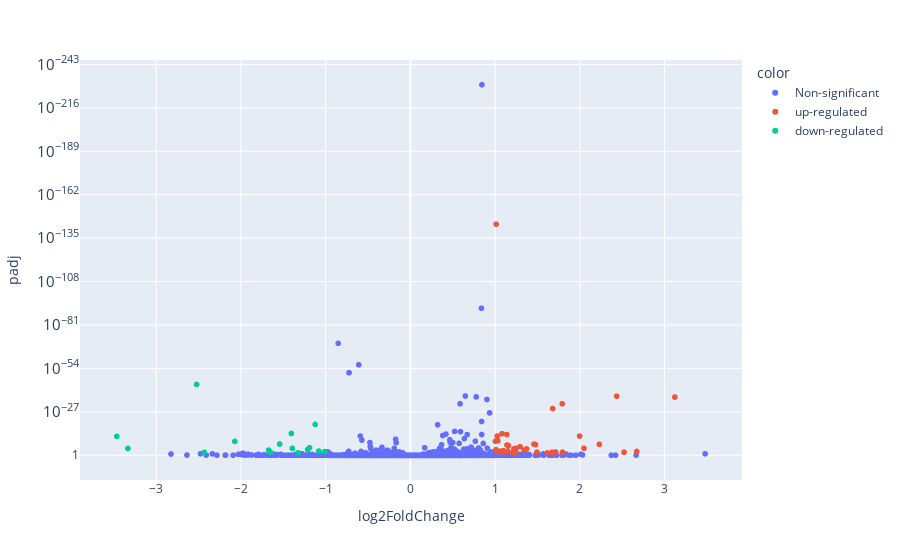

Notebook code for this chart:
### Markdown cell above
## 8. Volcano plot with plotly

### Code cell
import plotly.express as px

df["color"] = "Non-significant"

df["color"] = df["color"].mask(((df.padj < 0.05) & (df.log2FoldChange > 1)), 'up-regulated')
df["color"] = df["color"].mask(((df.padj < 0.05) & (df.log2FoldChange < -1)), 'down-regulated')


fig = px.scatter(df, x="log2FoldChange", y="padj", color = "color", 
                log_y=True, hover_name="symbol", 
                hover_data=['ensembl_gene_id', 'log2FoldChange', 'padj',
                    'symbol','PR661W_Vec', 'PR661W_TRPM1',], )
fig.update_yaxes(autorange='reversed')
fig.show()

### Figure 1 — Plotly figure (JSON) as saved in the notebook; plotly's stock layout.template omitted (floating-point values rounded to 4 significant figures; data arrays with more than 128 entries replaced by an {"elided": "..."} marker saying what was removed)
{"data": [{"customdata": {"elided": "13225x4 mixed values"}, "hovertemplate": "<b>%{hovertext}</b><br><br>color=Non-significant<br>log2FoldChange=%{x}<br>padj=%{y}<br>ensembl_gene_id=%{customdata[0]}<br>symbol=%{customdata[1]}<br>PR661W_Vec=%{customdata[2]}<br>PR661W_TRPM1=%{customdata[3]}<extra></extra>", "hovertext": {"elided": "13225 str values"}, "legendgroup": "Non-significant", "marker": {"color": "#636efa", "symbol": "circle"}, "mode": "markers", "name": "Non-significant", "showlegend": true, "type": "scattergl", "x": {"elided": "13225 float values"}, "xaxis": "x", "y": {"elided": "13225 float values"}, "yaxis": "y"}, {"customdata": {"elided": "39x4 mixed values"}, "hovertemplate": "<b>%{hovertext}</b><br><br>color=up-regulated<br>log2FoldChange=%{x}<br>padj=%{y}<br>ensembl_gene_id=%{customdata[0]}<br>symbol=%{customdata[1]}<br>PR661W_Vec=%{customdata[2]}<br>PR661W_TRPM1=%{customdata[3]}<extra></extra>", "hovertext": ["Col12a1", "Npr3", "Pappa2", "Ptprz1", "Slc7a2", "Nrep", "Gfra2", "Ogn", "Rab27b", "Abca1", "Slc12a2", "Lbp", "Hr", "Fmod", "Col11a1", "Cacna1g", "Deptor", "C4b", "Gbp3", "Apoe", "Cthrc1", "Itm2a", "Cdo1", "Fras1", "Fam198b", "Ifit1", "Clu", "Plekhg5", "Bmp4", "Chodl", "Itih2", "Aspn", "Tmprss11a", "Prss12", "Ifih1", "Cd109", "Ifit3", "Thbd", "Sema3d"], "legendgroup": "up-regulated", "marker": {"color": "#EF553B", "symbol": "circle"}, "mode": "markers", "name": "up-regulated", "showlegend": true, "type": "scattergl", "x": [1.012, 2.436, 3.122, 1.792, 1.679, 1.082, 1.139, 1.026, 1.998, 1.032, 1.004, 1.46, 2.231, 1.477, 1.14, 1.157, 1.296, 2.05, 1.246, 1.223, 1.372, 1.01, 1.343, 1.097, 1.149, 1.029, 1.018, 1.059, 1.03, 2.672, 1.714, 1.494, 2.522, 1.795, 1.096, 1.672, 1.242, 1.207, 1.617], "xaxis": "x", "y": [1.988e-144, 2.003e-37, 6.713e-37, 9.766e-33, 9.203e-30, 4.214e-14, 1.264e-13, 1.229e-12, 1.229e-12, 1.116e-09, 1.889e-09, 1.187e-07, 1.53e-07, 2.412e-07, 4.331e-07, 9.302e-07, 4.59e-06, 4.389e-05, 5.536e-05, 0.0001032, 0.0001184, 0.0003221, 0.000713, 0.00145, 0.002345, 0.002575, 0.003516, 0.003649, 0.004331, 0.004445, 0.009884, 0.01169, 0.01226, 0.01293, 0.01446, 0.01489, 0.01827, 0.03196, 0.03493], "yaxis": "y"}, {"customdata": [["ENSMUSG00000000031", "H19", 320.2, 55.67], ["ENSMUSG00000074934", "Grem1", 432.5, 198.5], ["ENSMUSG00000026069", "Il1rl1", 226.2, 85.43], ["ENSMUSG00000029335", "Bmp3", 68.87, 6.236], ["ENSMUSG00000038963", "Slco4a1", 89.19, 21.2], ["ENSMUSG00000041695", "Kcnj2", 110.0, 37.76], ["ENSMUSG00000043613", "Mmp3", 117.2, 51.36], ["ENSMUSG00000020609", "Apob", 86.5, 32.94], ["ENSMUSG00000031548", "Sfrp1", 30.31, 3.005], ["ENSMUSG00000021732", "Fgf10", 89.79, 38.72], ["ENSMUSG00000029322", "Plac8", 53.5, 16.78], ["ENSMUSG00000020154", "Ptprb", 86.62, 40.93], ["ENSMUSG00000056758", "Hmga2", 87.16, 43.2], ["ENSMUSG00000029126", "Nsg1", 39.63, 12.59], ["ENSMUSG00000026068", "Il18rap", 22.36, 4.138], ["ENSMUSG00000031209", "Heph", 35.09, 11.17], ["ENSMUSG00000060594", "Layn", 42.74, 17.06]], "hovertemplate": "<b>%{hovertext}</b><br><br>color=down-regulated<br>log2FoldChange=%{x}<br>padj=%{y}<br>ensembl_gene_id=%{customdata[0]}<br>symbol=%{customdata[1]}<br>PR661W_Vec=%{customdata[2]}<br>PR661W_TRPM1=%{customdata[3]}<extra></extra>", "hovertext": ["H19", "Grem1", "Il1rl1", "Bmp3", "Slco4a1", "Kcnj2", "Mmp3", "Apob", "Sfrp1", "Fgf10", "Plac8", "Ptprb", "Hmga2", "Nsg1", "Il18rap", "Heph", "Layn"], "legendgroup": "down-regulated", "marker": {"color": "#00cc96", "symbol": "circle"}, "mode": "markers", "name": "down-regulated", "showlegend": true, "type": "scattergl", "x": [-2.524, -1.123, -1.405, -3.465, -2.073, -1.543, -1.191, -1.393, -3.334, -1.213, -1.673, -1.082, -1.013, -1.655, -2.434, -1.652, -1.325], "xaxis": "x", "y": [9.142e-45, 6.775e-20, 2.931e-14, 1.922e-12, 2.43e-09, 1.124e-07, 2.056e-05, 5.183e-05, 5.968e-05, 0.000348, 0.0006313, 0.002592, 0.005467, 0.008641, 0.01521, 0.01863, 0.03493], "yaxis": "y"}], "layout": {"legend": {"title": {"text": "color"}, "tracegroupgap": 0}, "margin": {"t": 60}, "xaxis": {"anchor": "y", "domain": [0, 1], "title": {"text": "log2FoldChange"}}, "yaxis": {"anchor": "x", "autorange": "reversed", "domain": [0, 1], "title": {"text": "padj"}, "type": "log"}}}
